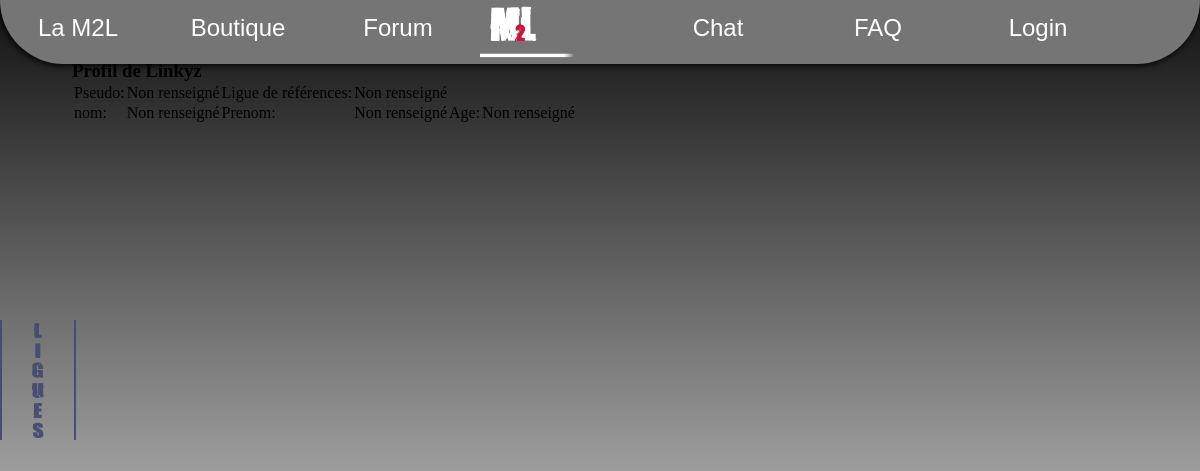
/consulterProfil.php?pseudo=Linkyz, run on an earlier commit of the app's database.
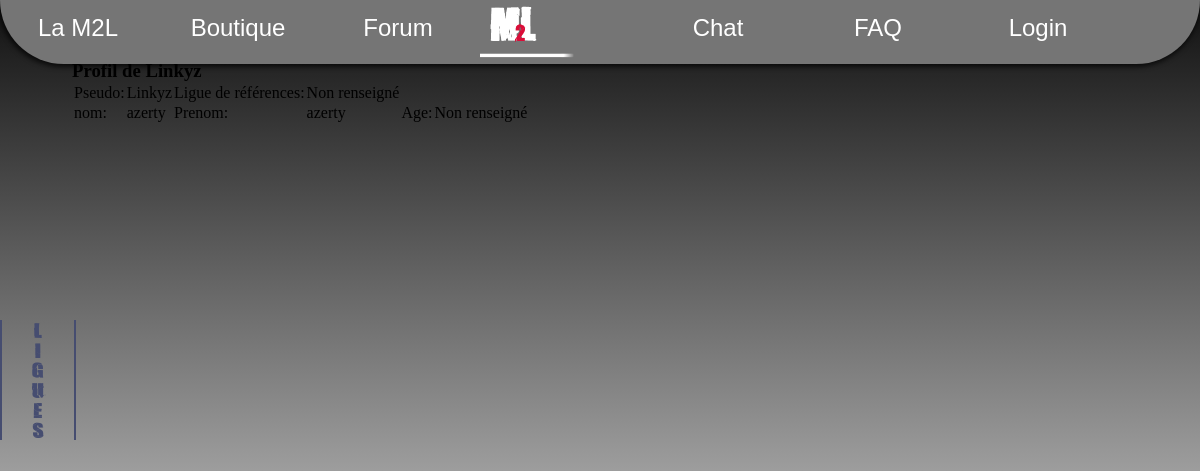
And on a later commit of the database.
### tables this page shows
CREATE TABLE IF NOT EXISTS `utilisateur` (
  `utilisateur_id` int(11) NOT NULL AUTO_INCREMENT,
  `Nom` varchar(255) DEFAULT NULL,
  `Prenom` varchar(255) DEFAULT NULL,
  `mail` varchar(255) DEFAULT NULL,
  `age` int(2) DEFAULT NULL,
  `pseudo` varchar(30) DEFAULT NULL,
  `mdp` varchar(30) DEFAULT NULL,
  `adresse` varchar(255) DEFAULT NULL,
  `ligue_id` int(11) DEFAULT NULL,
  `onlinetime` timestamp NULL DEFAULT CURRENT_TIMESTAMP ON UPDATE CURRENT_TIMESTAMP,
  `onlineheure` time DEFAULT NULL,
  `onlinedate` date DEFAULT NULL,
  `isAdmin` tinyint(4) DEFAULT '0',
  `genre` varchar(10) NOT NULL,
  PRIMARY KEY (`utilisateur_id`)
);

### consulterProfil.php (the view, shortened to what this page needs)
<?php include("includes/menu_principal.php");?>
<?php include("includes/menu_ligues.php"); ?>
<!DOCTYPE HTML>
<html lang="fr">
	<head>
		<link rel="stylesheet" href="main.css">
	</head>
<?php
	$utilisateur=$_GET['pseudo'];
	$req=$bdd->prepare('SELECT pseudo, ligue_id, Nom, Prenom, age FROM utilisateur WHERE pseudo = :utilisateur');
	$req->execute(array('utilisateur'=>$utilisateur));
	$donnees= $req->fetch();
?>
	<body>
		<h3> Profil de <?php echo $_GET['pseudo']; ?></h3>
		<table>
			<tr>
				<td>Pseudo: </td><td><?php if(isset($donnees['pseudo'])){echo($donnees['pseudo']);}else{echo('Non renseigné');} ?></td>
				<td>Ligue de références: </td><td><?php if(isset($donnees['ligue_id'])){echo($donnees['ligue_id']);}else{echo('Non renseigné');} ?></td>
			</tr>
			<tr>
				<td>nom: </td><td><?php if(isset($donnees['Nom'])){echo($donnees['Nom']);}else{echo('Non renseigné');} ?></td>
				<td>Prenom: </td><td><?php if(isset($donnees['Prenom'])){echo($donnees['Prenom']);}else{echo('Non renseigné');} ?></td>
				<td>Age: </td><td><?php if(isset($donnees['age'])){echo($donnees['age']);}else{echo('Non renseigné');} ?></td>
			</tr>
		</table>
	</body>
</html>

What changed in the data, as far as the page shows it:
added utilisateur: pseudo "Linkyz", Nom "azerty", Prenom "azerty"
Also different on the page:
text no longer shown: "Non renseigné Non renseigné Non renseigné"
